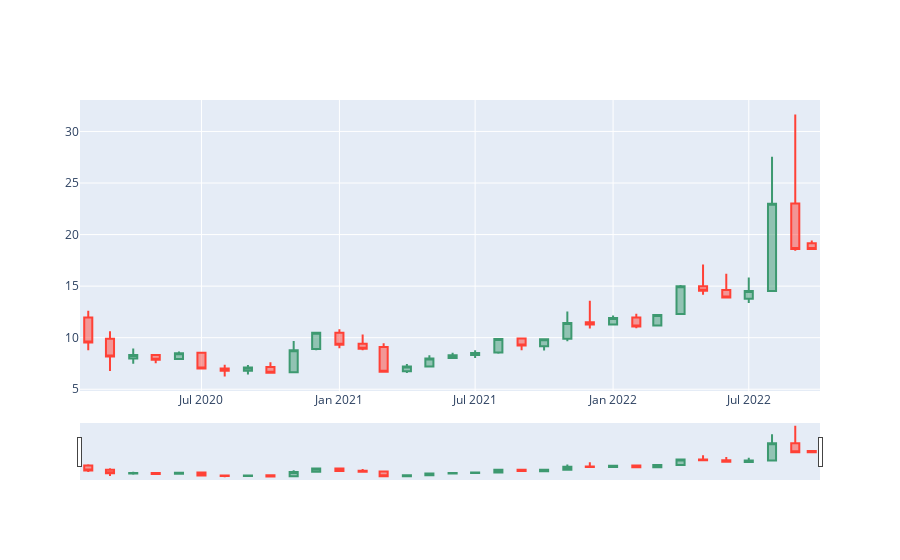

This figure's notebook cell:
### Code cell
import plotly.graph_objects as go
from datetime import datetime

fig = go.Figure(data=[go.Candlestick(x=stock_hist['Date'],
                open=stock_hist['Open'],
                high=stock_hist['High'],
                low=stock_hist['Low'],
                close=stock_hist['Close'])])

fig.write_image("fig1.png")

fig.show()
